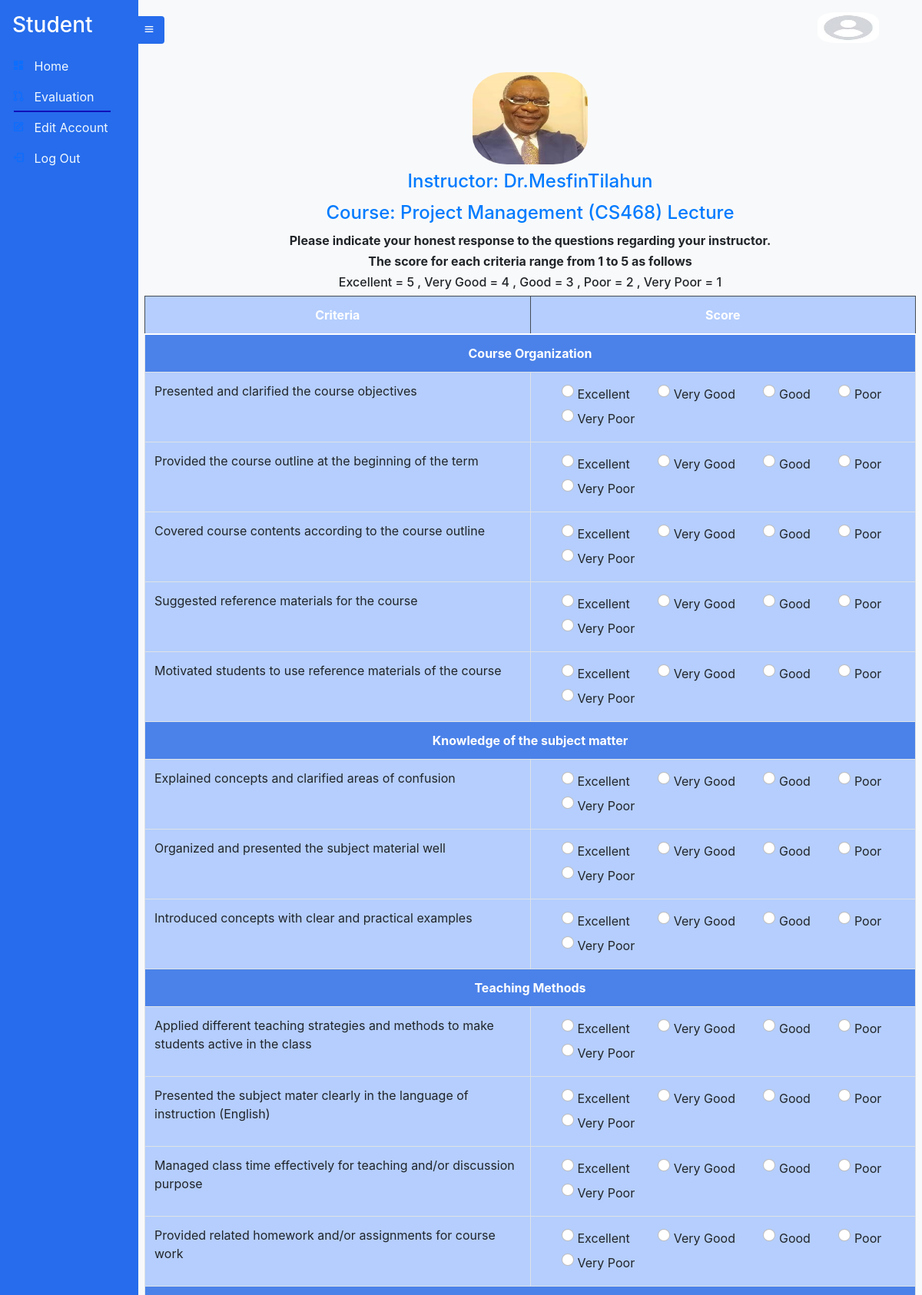
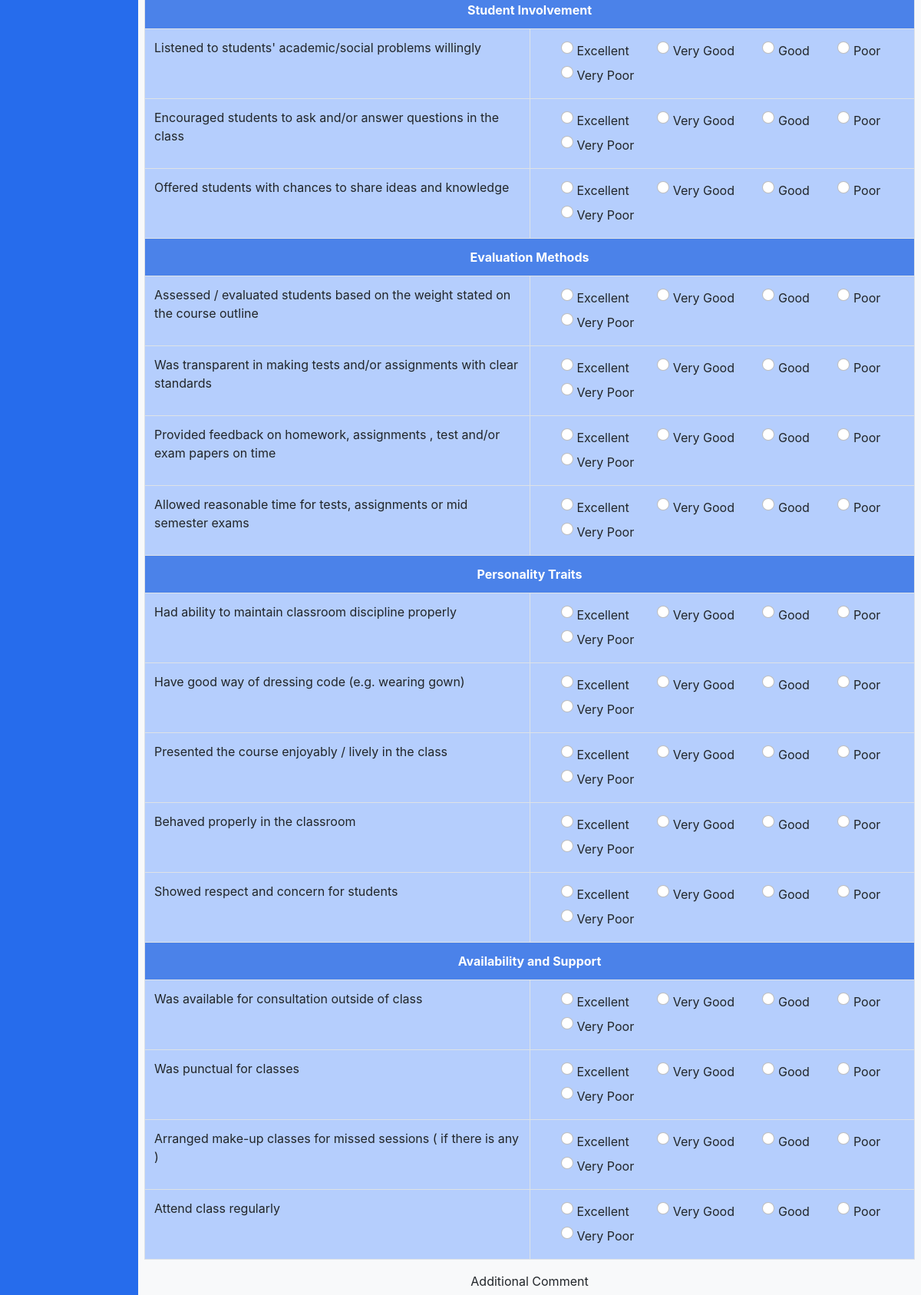
The page /evaluate/fw2930/CS468/ms2323/Lecture/ (upper part) on the database its author committed (2 pictures, top to bottom).
### Instructor/models.py (models this page shows, shortened)
class Instructor(models.Model):
    Instructor_id =  models.CharField(max_length=20 , unique=True,primary_key=True)
    Account_id = models.OneToOneField(Account, on_delete=models.CASCADE, related_name='instructor')
    Title = models.CharField(max_length=10 , null=True ,  choices=titlechoice , blank=True)
    FirstName = models.CharField(max_length=20 , null=True , blank=True)
    LastName =  models.CharField(max_length=20 , null=True , blank=True)
    Sex = models.CharField(max_length=25, null=True , choices=genderchoice ,  blank=True)
    ProfilePic= models.FileField(null=True, blank=True, upload_to='profilepic/', default="profilepic/defaultprofile.jpeg")

### Student/models.py (models this page shows, shortened)
class StudentCourseEnrollment(models.Model):
    student = models.ForeignKey(Student, on_delete=models.CASCADE)
    course = models.ForeignKey(Course, on_delete=models.CASCADE)
    term = models.ForeignKey(Term, on_delete=models.CASCADE)
    enrolled = models.BooleanField(default=False)
    class Meta:
        unique_together = ('student', 'course', 'term')

### Course/models.py (models this page shows, shortened)
class Course(models.Model):
    Course_id =  models.CharField(max_length=20 , unique=True,primary_key=True)
    CourseName = models.CharField(max_length=50 , null=True , blank=True)
    CreditHour = models.IntegerField(null=True , blank=True , validators=[MinValueValidator(1)])
    Department = models.CharField(max_length=20 , null=True ,  choices=department , blank=True)

### Evaluation/models.py (models this page shows, shortened)
class EvaluationCriteria(models.Model):
    Evaluator_CHOICES = [
        ('Student', 'Student'),
        ('Instructor', 'Instructor'),
        ('StaffMember', 'StaffMember'),
    ]
    Evaluatee_CHOICES = [
        ('Lecture', 'Lecture'),
        ('Lab', 'Lab'),
    ]
    EvaluationCriteria_id = models.UUIDField(default=uuid.uuid4, unique=True,primary_key=True, editable=False)
    Criteria_data = models.ManyToManyField(Criteria)
    Evaluator = models.CharField(max_length=255, choices=Evaluator_CHOICES , null=True)
    Evaluatee = models.CharField(max_length=255, choices=Evaluatee_CHOICES , null=True)

class CriteriaSection(models.Model):
    Section = models.CharField(max_length=255 )
    def __str__(self):
        return str(self.Section)

class Criteria(models.Model):
    Criteria_id = models.UUIDField(default=uuid.uuid4, unique=True,
                          primary_key=True, editable=False)
    Section = models.ForeignKey(CriteriaSection , on_delete=models.CASCADE)
    description = models.TextField(null=True)
    def __str__(self):
        return str(self.Section.Section + "-" + self.description )

### Student/views.py (the view, shortened to what this page needs)
# urls.py: path('evaluate/<str:student_id>/<str:course_id>/<str:instructor_id>/<str:course_type>/', evaluate_course, name='evaluate_course'),
def evaluate_course(request, student_id, course_id, instructor_id , course_type):
    evaluationMapping= {'Excellent':5,'Very Good':4,'Good':3,'Poor':2,'Very Poor':1}
    evaluated_criteria_descriptions = set()
    student = Student.objects.get(Student_id=student_id)
    course = Course.objects.get(Course_id=course_id)
    instructor = Instructor.objects.get(Instructor_id=instructor_id)
    term = Term.objects.filter(Courses_Given=course, EvaluationDone=False).order_by('-Year', 'Season').first()
    if not term:
        messages.warning(request, 'Course evaluation is already completed for all terms.')
        return redirect('evaluate')  # Redirect to home or another page
    enrollment = StudentCourseEnrollment.objects.get(student=student, course=course, term=term)
    all_criteria_objects = EvaluationCriteria.objects.get(Evaluator='Student' , Evaluatee = course_type)  # Adjust based on your criteria
    all_criteria_data = all_criteria_objects.Criteria_data.all()
    all_criteria = []
    criteria_sections = []
    desired_order = ['Course Organization', 'Knowledge of the subject matter', 'Teaching Methods',
                    'Student Involvement', 'Evaluation Methods' , 'Personality Traits' , 'Availability and Support']
    for criteria_object in all_criteria_data:
        criteria = Criteria.objects.get(Criteria_id= criteria_object.Criteria_id)
        if criteria.Section not in  criteria_sections :
            all_criteria.append(criteria)
            criteria_sections.append(criteria.Section)
    print("all criteria data are ", all_criteria)
    criteria_sections.sort(key=lambda x: desired_order.index(x.Section))
    print("after sort criteria sections: ", criteria_sections)
    criteria_results = {}
    error_occured = False
    context = {
        'enrollment': enrollment,
        'criteria_data': all_criteria_data,
        'student':student,
        'active_page':'evaluation',
        'all_criteria_sections': all_criteria ,
        'criteria_sections':criteria_sections,
        'instructor':instructor,
        'course_type':course_type,
        'criteria_results' : criteria_results,
        'error_occured': error_occured,
    }
    print('criteria result is ', criteria_results )
    return render(request, 'student/evaluate_course.html', context)

### Student/custom_filters.py (called while the page is built)
@register.filter(name='dict_lookup')
def dict_lookup(dictionary, key):
    return dictionary.get(key)

### templates/student/evaluate_course.html (shortened to what this page needs)
{% extends 'student/student.html' %}
{% load static %}
{% load dict_lookup %}
{% block content %}
    {% if instructor.ProfilePic %}
    <div class="text-center">
    <img src="{{ instructor.ProfilePic.url }}" alt="{{ instructor.name }} Profile Pic" class="img-fluid mb-2" style="height: 120px; width: 150px; border-radius: 30%;">
    </div>
    {% endif %}
    <div class="text-center">
    <h4 class="card-title text-primary">Instructor: {{ instructor.Title }}{{ instructor.FirstName }}{{ instructor.LastName }}</h3>
    <h4 class="card-title text-primary">Course: {{ enrollment.course.CourseName }} ({{enrollment.course.Course_id}}) {{course_type}}</h3>
      <h6><b>Please indicate your honest response to the questions regarding your instructor.</b></h6>
      <h6><b>The score for each criteria range from 1 to 5 as follows</b></h6>
      <h6>
        Excellent = 5 ,
        Very Good = 4 ,
        Good = 3 ,
        Poor = 2 ,
        Very Poor = 1
  </h6>
    <div>
      <form method="post">
      <table class="table table-bordered">
        <thead class="thead-dark">
          <tr>
            <th class="text-center" style="background-color:rgb(181, 206, 253);width: 50%">Criteria</th>
            <th class="text-center" style="background-color:rgb(181, 206, 253);width: 50%">Score</th>
          </tr>
        </thead>
        <tbody>
          {% for section in criteria_sections %}
          <tr>
            <td colspan="3" class="bg text-white font-weight-bold text-center " style="background-color:rgb(75, 130, 233) ;">{{ section.Section }}</td>
          </tr>
          {% for criteria in criteria_data %}
              {% if criteria.Section.Section == section.Section %}
                {% with criteriaid=criteria.Criteria_id|slugify %}
                {% if error_occured == True and  not criteria_results|dict_lookup:criteriaid %}
                <td style="background-color: rgba(255, 0, 0, 0.2);">{{ criteria.description }}</td>
                <td class="score-column" style="background-color: rgba(255, 0, 0, 0.2);;">
                {% else %}
                <td style="background-color:rgb(181, 206, 253); text-align: left;">{{ criteria.description }}</td>
                <td class="score-column" style="background-color:rgb(181, 206, 253);">
                {% endif %}
                {% endwith %}
                <div class="form-check form-check-inline d-flex flex-column flex-md-row flex-wrap">
                  {% with criteriaid=criteria.Criteria_id|slugify %}
                      <div class="form-check mx-2 my-1">
                          {% if criteria_results|dict_lookup:criteriaid == 'Excellent' %}
                              <input class="form-check-input" type="radio" name="criteria_{{ criteria.Criteria_id }}" id="excellent_{{ criteria.Criteria_id }}" value="Excellent" checked>
                          {% else %}
                              <input class="form-check-input" type="radio" name="criteria_{{ criteria.Criteria_id }}" id="excellent_{{ criteria.Criteria_id }}" value="Excellent">
                          {% endif %}
                          <label class="form-check-label" for="excellent_{{ criteria.id }}">Excellent</label>
                      </div>
                  {% endwith %}
                  <div class="form-check mx-2 my-1">
                      {% with criteriaid=criteria.Criteria_id|slugify %}
                          {% if criteria_results|dict_lookup:criteriaid == 'Very Good' %}
                              <input class="form-check-input" type="radio" name="criteria_{{ criteria.Criteria_id }}" id="very_good_{{ criteria.Criteria_id }}" value="Very Good" checked>
                          {% else %}
                              <input class="form-check-input" type="radio" name="criteria_{{ criteria.Criteria_id }}" id="very_good_{{ criteria.Criteria_id }}" value="Very Good">
                          {% endif %}
                          <label class="form-check-label" for="very_good_{{ criteria.id }}">Very Good</label>
                      {% endwith %}
                  </div>
                  <div class="form-check mx-2 my-1">
                      {% with criteriaid=criteria.Criteria_id|slugify %}
                          {% if criteria_results|dict_lookup:criteriaid == 'Good' %}
                              <input class="form-check-input" type="radio" name="criteria_{{ criteria.Criteria_id }}" id="good_{{ criteria.Criteria_id }}" value="Good" checked>
                          {% else %}
                              <input class="form-check-input" type="radio" name="criteria_{{ criteria.Criteria_id }}" id="good_{{ criteria.Criteria_id }}" value="Good">
                          {% endif %}
                          <label class="form-check-label" for="good_{{ criteria.id }}">Good</label>
                      {% endwith %}
                  </div>
                  <div class="form-check mx-2 my-1">
                      {% with criteriaid=criteria.Criteria_id|slugify %}
                          {% if criteria_results|dict_lookup:criteriaid == 'Poor' %}
                              <input class="form-check-input" type="radio" name="criteria_{{ criteria.Criteria_id }}" id="poor_{{ criteria.Criteria_id }}" value="Poor" checked>
                          {% else %}
                              <input class="form-check-input" type="radio" name="criteria_{{ criteria.Criteria_id }}" id="poor_{{ criteria.Criteria_id }}" value="Poor">
                          {% endif %}
                          <label class="form-check-label" for="poor_{{ criteria.id }}">Poor</label>
                      {% endwith %}
                  </div>
                  <div class="form-check mx-2 my-1">
                      {% with criteriaid=criteria.Criteria_id|slugify %}
                          {% if criteria_results|dict_lookup:criteriaid == 'Very Poor' %}
                              <input class="form-check-input" type="radio" name="criteria_{{ criteria.Criteria_id }}" id="very_poor_{{ criteria.Criteria_id }}" value="Very Poor" checked>
                          {% else %}
                              <input class="form-check-input" type="radio" name="criteria_{{ criteria.Criteria_id }}" id="very_poor_{{ criteria.Criteria_id }}" value="Very Poor">
                          {% endif %}
                          <label class="form-check-label" for="very_poor_{{ criteria.id }}">Very Poor</label>
                      {% endwith %}
                  </div>
              </div>
                </td>
            {% endif %}
            {% endfor %}
          {% endfor %}
      </table>
      <div class="form-group">
        <label for="id_additional_comments">Additional Comment</label>
      </div>
    </tbody><br>
    </form>
{% endblock %}

### static/styles/sidebar.css (style rules this page uses)
* { margin: 0; padding: 0; box-sizing: border-box; }
body { min-height: 100vh; background-color:#f8f9fa; }

### rows shown on the page
Instructor: ProfilePic (picture), Title "Dr.", FirstName "Mesfin", LastName "Tilahun"
StudentCourseEnrollment: course.CourseName "Project Management", course.Course_id "CS468"
EvaluationCriteria: Evaluatee "Lecture"
CriteriaSection: Section "Course Organization"
Criteria: description "Presented and clarified the course objectives"
Criteria: description "Provided the course outline at the beginning of the term"
Criteria: description "Covered course contents according to the course outline"
Criteria: description "Suggested reference materials for the course"
Criteria: description "Motivated students to use reference materials of the course"
CriteriaSection: Section "Knowledge of the subject matter"
Criteria: description "Explained concepts and clarified areas of confusion"
Criteria: description "Organized and presented the subject material well"
Criteria: description "Introduced concepts with clear and practical examples"
CriteriaSection: Section "Teaching Methods"
Criteria: description "Applied different teaching strategies and methods to make students active in the class"
Criteria: description "Presented the subject mater clearly in the language of instruction (English)"
Criteria: description "Managed class time effectively for teaching and/or discussion purpose"
Criteria: description "Provided related homework and/or assignments for course work"
CriteriaSection: Section "Student Involvement"
Criteria: description "Listened to students' academic/social problems willingly"
Criteria: description "Encouraged students to ask and/or answer questions in the class"
Criteria: description "Offered students with chances to share ideas and knowledge"
CriteriaSection: Section "Evaluation Methods"
Criteria: description "Assessed / evaluated students based on the weight stated on the course outline"
Criteria: description "Was transparent in making tests and/or assignments with clear standards"
Criteria: description "Provided feedback on homework, assignments , test and/or exam papers on time"
Criteria: description "Allowed reasonable time for tests, assignments or mid semester exams"
CriteriaSection: Section "Personality Traits"
Criteria: description "Had ability to maintain classroom discipline properly"
Criteria: description "Have good way of dressing code (e.g. wearing gown)"
Criteria: description "Presented the course enjoyably / lively in the class"
Criteria: description "Behaved properly in the classroom"
Criteria: description "Showed respect and concern for students"
CriteriaSection: Section "Availability and Support"
Criteria: description "Was available for consultation outside of class"
Criteria: description "Was punctual for classes"
Criteria: description "Arranged make-up classes for missed sessions ( if there is any )"
Criteria: description "Attend class regularly"
